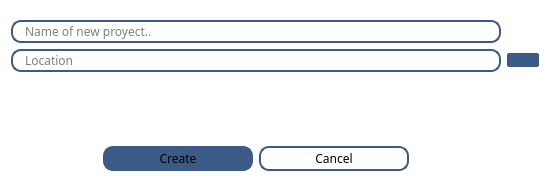
<?xml version="1.0" encoding="UTF-8"?>
<ui version="4.0">
 <class>Dialog</class>
 <widget class="QDialog" name="Dialog">
  <property name="geometry">
   <rect>
    <x>0</x>
    <y>0</y>
    <width>550</width>
    <height>187</height>
   </rect>
  </property>
  <property name="sizePolicy">
   <sizepolicy hsizetype="Fixed" vsizetype="Fixed">
    <horstretch>0</horstretch>
    <verstretch>0</verstretch>
   </sizepolicy>
  </property>
  <property name="maximumSize">
   <size>
    <width>550</width>
    <height>187</height>
   </size>
  </property>
  <property name="windowTitle">
   <string>Dialog</string>
  </property>
  <property name="styleSheet">
   <string notr="true">background-color: rgb(255, 255, 255);</string>
  </property>
  <layout class="QGridLayout" name="gridLayout">
   <property name="topMargin">
    <number>0</number>
   </property>
   <property name="bottomMargin">
    <number>0</number>
   </property>
   <item row="5" column="0" rowspan="2">
    <widget class="QWidget" name="widget" native="true">
     <property name="minimumSize">
      <size>
       <width>0</width>
       <height>50</height>
      </size>
     </property>
     <layout class="QHBoxLayout" name="horizontalLayout">
      <item>
       <spacer name="horizontalSpacerLeft">
        <property name="orientation">
         <enum>Qt::Horizontal</enum>
        </property>
        <property name="sizeHint" stdset="0">
         <size>
          <width>40</width>
          <height>20</height>
         </size>
        </property>
       </spacer>
      </item>
      <item>
       <widget class="QPushButton" name="cancelPushButton">
        <property name="minimumSize">
         <size>
          <width>150</width>
          <height>25</height>
         </size>
        </property>
        <property name="maximumSize">
         <size>
          <width>150</width>
          <height>25</height>
         </size>
        </property>
        <property name="font">
         <font>
          <family>Cascadia Mono</family>
          <pointsize>9</pointsize>
         </font>
        </property>
        <property name="styleSheet">
         <string notr="true">QPushButton {
	border: 2px solid rgb(59, 91, 134);
	border-radius: 10px;
	background-color: rgb(59, 91, 134);
	padding-left: 10px;
	padding-right: 10px;
}
QPushButton:hover {
	border: 2px solid rgb(32, 111, 209);
	background-color: rgb(32, 111, 209);
}</string>
        </property>
        <property name="text">
         <string>Create</string>
        </property>
       </widget>
      </item>
      <item>
       <widget class="QPushButton" name="createPushButton">
        <property name="minimumSize">
         <size>
          <width>150</width>
          <height>25</height>
         </size>
        </property>
        <property name="maximumSize">
         <size>
          <width>150</width>
          <height>25</height>
         </size>
        </property>
        <property name="font">
         <font>
          <family>Cascadia Mono</family>
          <pointsize>9</pointsize>
         </font>
        </property>
        <property name="styleSheet">
         <string notr="true">QPushButton {
	border: 2px solid rgb(59, 91, 134);
	border-radius: 10px;
	background-color: rgb(255, 255, 255);
	padding-left: 10px;
	padding-right: 10px;
}
QPushButton:hover {
	border: 2px solid rgb(32, 111, 209);
}</string>
        </property>
        <property name="text">
         <string>Cancel</string>
        </property>
       </widget>
      </item>
      <item>
       <spacer name="horizontalSpacerRight">
        <property name="orientation">
         <enum>Qt::Horizontal</enum>
        </property>
        <property name="sizeHint" stdset="0">
         <size>
          <width>40</width>
          <height>20</height>
         </size>
        </property>
       </spacer>
      </item>
     </layout>
    </widget>
   </item>
   <item row="0" column="0">
    <spacer name="verticalSpacerTop">
     <property name="orientation">
      <enum>Qt::Vertical</enum>
     </property>
     <property name="sizeType">
      <enum>QSizePolicy::Fixed</enum>
     </property>
     <property name="sizeHint" stdset="0">
      <size>
       <width>20</width>
       <height>20</height>
      </size>
     </property>
    </spacer>
   </item>
   <item row="4" column="0">
    <spacer name="verticalSpacerDown">
     <property name="orientation">
      <enum>Qt::Vertical</enum>
     </property>
     <property name="sizeType">
      <enum>QSizePolicy::Fixed</enum>
     </property>
     <property name="sizeHint" stdset="0">
      <size>
       <width>20</width>
       <height>20</height>
      </size>
     </property>
    </spacer>
   </item>
   <item row="2" column="0">
    <widget class="QLineEdit" name="lineEdit_2">
     <property name="minimumSize">
      <size>
       <width>400</width>
       <height>0</height>
      </size>
     </property>
     <property name="font">
      <font>
       <family>Cascadia Mono</family>
       <weight>50</weight>
       <bold>false</bold>
      </font>
     </property>
     <property name="styleSheet">
      <string notr="true">QLineEdit {
	border: 2px solid rgb(59, 91, 134);
	border-radius: 10px;
	background-color: rgb(255, 255, 255);
	padding-left: 10px;
	padding-right: 10px;
}
QLineEdit:hover {
	border: 2px solid rgb(32, 111, 209);
}</string>
     </property>
     <property name="readOnly">
      <bool>true</bool>
     </property>
     <property name="placeholderText">
      <string>Location</string>
     </property>
     <property name="clearButtonEnabled">
      <bool>false</bool>
     </property>
    </widget>
   </item>
   <item row="2" column="1">
    <widget class="QPushButton" name="directoryAccessButton">
     <property name="styleSheet">
      <string notr="true">QPushButton{
	border: 0px solid;
	border-radius: 2px;
	background-color: rgb(59, 91, 134);
	padding-right:0px;
	padding-left: 0px;
}
</string>
     </property>
     <property name="text">
      <string/>
     </property>
     <property name="icon">
      <iconset>
       <normaloff>../../.designer/backup/descarga.png</normaloff>../../.designer/backup/descarga.png</iconset>
     </property>
    </widget>
   </item>
   <item row="1" column="0">
    <widget class="QLineEdit" name="locationInput">
     <property name="font">
      <font>
       <family>Cascadia Mono</family>
      </font>
     </property>
     <property name="styleSheet">
      <string notr="true">QLineEdit {
	border: 2px solid rgb(59, 91, 134);
	border-radius: 10px;
	background-color: rgb(255, 255, 255);
	padding-left: 10px;
	padding-right: 10px;
}
QLineEdit:hover {
	border: 2px solid rgb(32, 111, 209);
}</string>
     </property>
     <property name="placeholderText">
      <string>Name of new proyect..</string>
     </property>
    </widget>
   </item>
   <item row="3" column="0">
    <widget class="QLabel" name="label">
     <property name="styleSheet">
      <string notr="true">color: rgb(255, 0, 0);</string>
     </property>
     <property name="text">
      <string/>
     </property>
    </widget>
   </item>
  </layout>
 </widget>
 <resources/>
 <connections/>
</ui>
